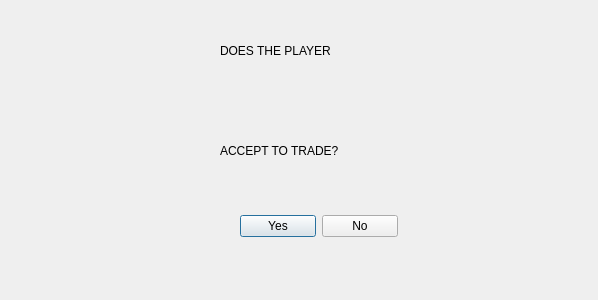
<?xml version="1.0" encoding="UTF-8"?>
<ui version="4.0">
 <class>traderprelims2</class>
 <widget class="QDialog" name="traderprelims2">
  <property name="geometry">
   <rect>
    <x>0</x>
    <y>0</y>
    <width>598</width>
    <height>300</height>
   </rect>
  </property>
  <property name="windowTitle">
   <string>Dialog</string>
  </property>
  <widget class="QLabel" name="label">
   <property name="geometry">
    <rect>
     <x>220</x>
     <y>140</y>
     <width>201</width>
     <height>21</height>
    </rect>
   </property>
   <property name="styleSheet">
    <string notr="true">font: 75 16pt &quot;MS Shell Dlg 2&quot;;</string>
   </property>
   <property name="text">
    <string>ACCEPT TO TRADE?</string>
   </property>
  </widget>
  <widget class="QLabel" name="label_2">
   <property name="geometry">
    <rect>
     <x>220</x>
     <y>40</y>
     <width>191</width>
     <height>21</height>
    </rect>
   </property>
   <property name="styleSheet">
    <string notr="true">font: 75 16pt &quot;MS Shell Dlg 2&quot;;</string>
   </property>
   <property name="text">
    <string>DOES THE PLAYER</string>
   </property>
  </widget>
  <widget class="QLabel" name="the_tradee">
   <property name="geometry">
    <rect>
     <x>240</x>
     <y>90</y>
     <width>171</width>
     <height>31</height>
    </rect>
   </property>
   <property name="styleSheet">
    <string notr="true">font: 75 14pt &quot;MS Shell Dlg 2&quot;;
text-decoration: underline;</string>
   </property>
   <property name="text">
    <string/>
   </property>
  </widget>
  <widget class="QWidget" name="">
   <property name="geometry">
    <rect>
     <x>240</x>
     <y>210</y>
     <width>158</width>
     <height>33</height>
    </rect>
   </property>
   <layout class="QHBoxLayout" name="horizontalLayout">
    <item>
     <widget class="QPushButton" name="yestotrade">
      <property name="styleSheet">
       <string notr="true">font: 75 14pt &quot;MS Shell Dlg 2&quot;;</string>
      </property>
      <property name="text">
       <string>Yes</string>
      </property>
     </widget>
    </item>
    <item>
     <widget class="QPushButton" name="nototrade">
      <property name="styleSheet">
       <string notr="true">font: 75 14pt &quot;MS Shell Dlg 2&quot;;</string>
      </property>
      <property name="text">
       <string>No</string>
      </property>
     </widget>
    </item>
   </layout>
  </widget>
 </widget>
 <resources/>
 <connections/>
</ui>
